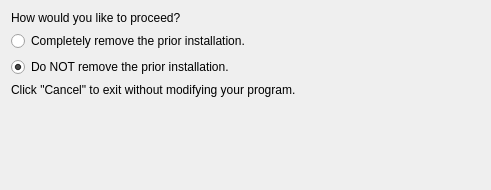
<?xml version="1.0" encoding="UTF-8"?>
<ui version="4.0">
 <class>[PAGE_NAME]</class>
 <widget class="QWidget" name="[PAGE_NAME]">
  <property name="geometry">
   <rect>
    <x>0</x>
    <y>0</y>
    <width>491</width>
    <height>190</height>
   </rect>
  </property>
  <property name="sizePolicy">
   <sizepolicy hsizetype="Preferred" vsizetype="Preferred">
    <horstretch>0</horstretch>
    <verstretch>0</verstretch>
   </sizepolicy>
  </property>
  <property name="minimumSize">
   <size>
    <width>491</width>
    <height>190</height>
   </size>
  </property>
  <property name="windowTitle">
   <string></string>
  </property>
  <layout class="QVBoxLayout" name="verticalLayout">
   <item>
    <widget class="QLabel" name="description">
    <property name="visible">
      <bool>false</bool>
     </property>
     <property name="text">
      <string>How would you like to proceed?</string>
     </property>
     <property name="wordWrap">
      <bool>true</bool>
     </property>
    </widget>
   </item>
   <item>
    <widget class="QRadioButton" name="continueButton">
     <property name="visible">
      <bool>false</bool>
     </property>    
     <property name="text">
      <string>Completely remove the prior installation.</string>
     </property>
    </widget>
   </item>
   <item>
    <widget class="QRadioButton" name="stopButton">
    <property name="visible">
      <bool>false</bool>
     </property>    
     <property name="text">
      <string>Do NOT remove the prior installation.</string>
     </property>
     <property name="checked">
      <bool>true</bool>
     </property>
    </widget>
    </item>
   <item>
    <widget class="QLabel" name="note">
    <property name="visible">
      <bool>false</bool>
     </property>
     <property name="text">
      <string>Click &quot;Cancel&quot; to exit without modifying your program.</string>
     </property>
     <property name="wordWrap">
      <bool>true</bool>
     </property>
    </widget>    
   </item>
   <item>
    <layout class="QHBoxLayout" name="horizontalLayout_2">
     <property name="topMargin">
      <number>0</number>
     </property>
     <item>
      <spacer name="horizontalSpacer">
       <property name="orientation">
        <enum>Qt::Horizontal</enum>
       </property>
       <property name="sizeHint" stdset="0">
        <size>
         <width>40</width>
         <height>20</height>
        </size>
       </property>
      </spacer>
     </item>
    </layout>
   </item>
   <item>
    <spacer name="verticalSpacer">
     <property name="orientation">
      <enum>Qt::Vertical</enum>
     </property>
     <property name="sizeHint" stdset="0">
      <size>
       <width>20</width>
       <height>122</height>
      </size>
     </property>
    </spacer>
   </item>
  </layout>
 </widget>
 <resources/>
 <connections/>
</ui>
